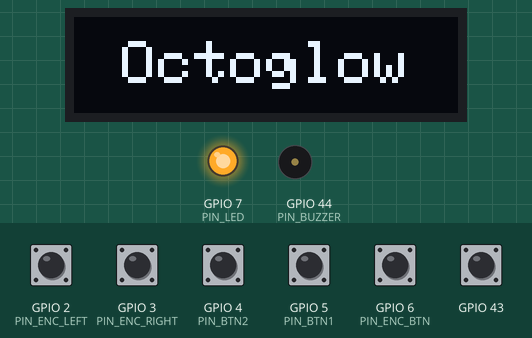
Recording of a sketch running on a simulated ESP32-S3. Shown: 128×32 one-colour display, output pins drawn as LEDs (lit = HIGH), buzzer (waves = sounding). The test bench sets the inputs (shaded band); at power-on: GPIO 2 (PIN_ENC_LEFT), GPIO 3 (PIN_ENC_RIGHT), GPIO 4 (PIN_BTN2), GPIO 5 (PIN_BTN1), GPIO 6 (PIN_ENC_BTN), GPIO 43 HIGH.

Above: at 1.2 s.
1.3 s: GPIO 4 (PIN_BTN2) pulled LOW for 0.15 s
Timing chart, 0 to 4.3 s (numbered marks = the images above; inputs shaded):
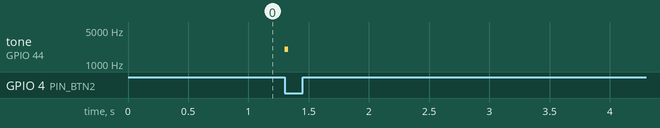

The sketch:

esp32s3.ino
```cpp
#include <Wire.h>
#include <Adafruit_GFX.h>
#include <Adafruit_SSD1306.h>
#include <BLEDevice.h>
#include <BLEServer.h>
#include <BLEUtils.h>

// Pins
#define PIN_BUZZER      D7
#define PIN_LED         D8
#define PIN_OLED_SCL    D10
#define PIN_OLED_SDA    D9
#define PIN_BTN1        D5
#define PIN_BTN2        D4
#define PIN_BTN3        D3
#define PIN_ENC_BTN     D6
#define PIN_ENC_LEFT    D1
#define PIN_ENC_RIGHT   D2

// Display
#define SCREEN_WIDTH    128
#define SCREEN_HEIGHT   32
#define OLED_ADDR       0x3C

// Beep settings
#define BEEP_FREQ       2000
#define BEEP_MS         30

// Encoder transitions per detent (usually 4, some encoders use 2)
#define ENC_STEPS       4

// Bluetooth
#define BT_NAME         "Octoglow Macro Cloud"
#define BT_HOLD_MS      5000

Adafruit_SSD1306 display(SCREEN_WIDTH, SCREEN_HEIGHT, &Wire, -1);

const uint8_t buttonPins[] = {PIN_BTN1, PIN_BTN2, PIN_BTN3, PIN_ENC_BTN};
const uint8_t buttonCount = sizeof(buttonPins) / sizeof(buttonPins[0]);
const uint8_t ENC_BTN_INDEX = 3;

bool lastState[4];
unsigned long lastChange[4];
const unsigned long debounceMs = 20;

uint8_t encPrev = 0;
int8_t encAcc = 0;
const int8_t encTable[16] = {0, -1, 1, 0, 1, 0, 0, -1, -1, 0, 0, 1, 0, 1, -1, 0};

unsigned long encBtnPressedAt = 0;
bool bluetoothOn = false;

void beep() {
  tone(PIN_BUZZER, BEEP_FREQ, BEEP_MS);
}

void printCentered(const char* text, int16_t y) {
  int16_t x1, y1;
  uint16_t w, h;
  display.getTextBounds(text, 0, 0, &x1, &y1, &w, &h);
  display.setCursor((SCREEN_WIDTH - w) / 2, y);
  display.print(text);
}

void showLogo() {
  display.clearDisplay();
  display.setTextColor(SSD1306_WHITE);
  display.setTextSize(2);
  printCentered("Octoglow", 8);
  display.display();
}

void showBluetoothMode() {
  display.clearDisplay();
  display.setTextColor(SSD1306_WHITE);
  display.setTextSize(2);
  printCentered("Bluetooth", 0);
  printCentered("Mode", 16);
  display.display();
}

void startBluetooth() {
  BLEDevice::init(BT_NAME);
  BLEServer* server = BLEDevice::createServer();
  BLEAdvertising* advertising = BLEDevice::getAdvertising();
  advertising->setScanResponse(true);
  advertising->start();
  bluetoothOn = true;
  showBluetoothMode();
  tone(PIN_BUZZER, 2500, 300);
}

void setup() {
  pinMode(PIN_BUZZER, OUTPUT);
  pinMode(PIN_LED, OUTPUT);
  digitalWrite(PIN_LED, HIGH);

  for (uint8_t i = 0; i < buttonCount; i++) {
    pinMode(buttonPins[i], INPUT_PULLUP);
    lastState[i] = digitalRead(buttonPins[i]);
    lastChange[i] = 0;
  }
  pinMode(PIN_ENC_LEFT, INPUT_PULLUP);
  pinMode(PIN_ENC_RIGHT, INPUT_PULLUP);
  encPrev = (digitalRead(PIN_ENC_LEFT) << 1) | digitalRead(PIN_ENC_RIGHT);

  Wire.begin(PIN_OLED_SDA, PIN_OLED_SCL);

  if (display.begin(SSD1306_SWITCHCAPVCC, OLED_ADDR)) {
    showLogo();
  }
}

void loop() {
  unsigned long now = millis();

  for (uint8_t i = 0; i < buttonCount; i++) {
    bool state = digitalRead(buttonPins[i]);
    if (state != lastState[i] && now - lastChange[i] > debounceMs) {
      lastChange[i] = now;
      lastState[i] = state;
      if (state == LOW) {
        beep();
        if (i == ENC_BTN_INDEX) {
          encBtnPressedAt = now;
        }
      } else if (i == ENC_BTN_INDEX) {
        encBtnPressedAt = 0;
      }
    }
  }

  // Long press on the encoder button starts Bluetooth
  if (!bluetoothOn && encBtnPressedAt != 0 && lastState[ENC_BTN_INDEX] == LOW &&
      now - encBtnPressedAt >= BT_HOLD_MS) {
    encBtnPressedAt = 0;
    startBluetooth();
  }

  uint8_t encNow = (digitalRead(PIN_ENC_LEFT) << 1) | digitalRead(PIN_ENC_RIGHT);
  if (encNow != encPrev) {
    encAcc += encTable[(encPrev << 2) | encNow];
    encPrev = encNow;
    if (encAcc >= ENC_STEPS || encAcc <= -ENC_STEPS) {
      encAcc = 0;
      beep();
    }
  }
}
```

Measured:
- after the input at 1.3 s, tone on GPIO 44 (PIN_BUZZER): silent → 2000 Hz at once, → silent 0.03 s later
